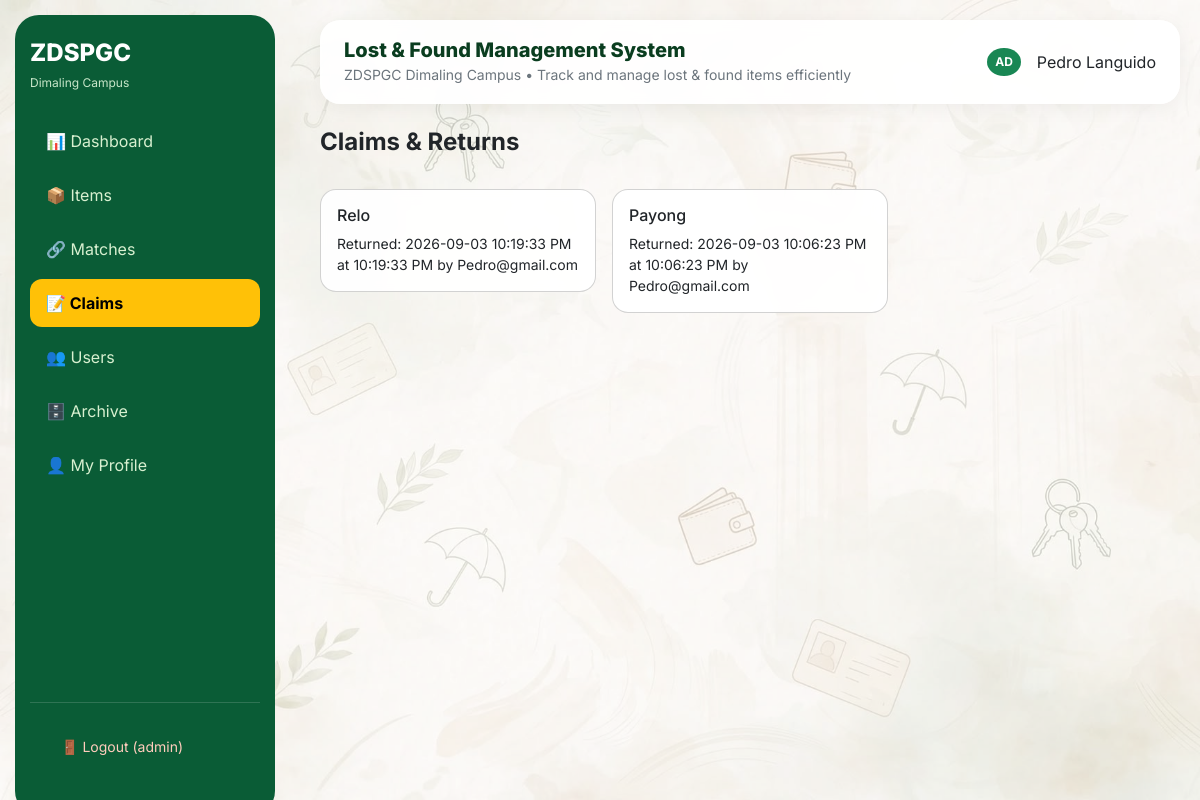
The page /claims (signed in) on the database its author committed.
### tables this page shows
CREATE TABLE items (id INTEGER PRIMARY KEY, name TEXT, category TEXT, description TEXT, location TEXT, status TEXT, image TEXT, reported_by TEXT, date_reported TEXT, date_returned TEXT, time_returned TEXT, claimed_by TEXT);

### app.py (the view)
@app.route('/claims')
@login_required
def claims_page():
    db=get_db()
    if is_pg():
        cur=db.cursor(); cur.execute("SELECT * FROM items WHERE status='Returned' ORDER BY date_returned DESC"); items=cur.fetchall()
    else:
        items=db.execute("SELECT * FROM items WHERE status='Returned' ORDER BY date_returned DESC").fetchall(); db.close()
    return render_template('claims.html', items=items)

### app.py (called while the page is built)
def get_db():
    db_url = os.environ.get('DATABASE_URL')
    if HAS_POSTGRES and db_url:
        if not hasattr(g, '_database') or g._database is None:
            url = db_url
            if url.startswith("postgres://"):
                url = url.replace("postgres://", "postgresql://", 1)
            if USE_PSYCOPG3:
                g._database = psycopg.connect(url, row_factory=dict_row)
            else:
                g._database = psycopg2.connect(url, sslmode='require', cursor_factory=RealDictCursor)
            g.db_is_pg = True
        return g._database
    else:
        g.db_is_pg = False
        base_dir = os.path.dirname(os.path.abspath(__file__))
        db_path = os.path.join(base_dir, 'database.db')
        conn = sqlite3.connect(db_path)
        conn.row_factory = sqlite3.Row
        return conn

def is_pg():
    return getattr(g, 'db_is_pg', False)

@app.teardown_appcontext
def close_connection(exception):
    db = getattr(g, '_database', None)
    if db is not None:
        try:
            db.close()
        except:
            pass

def login_required(f):
    @wraps(f)
    def dec(*a,**kw):
        if 'user_id' not in session:
            return redirect('/login')
        return f(*a,**kw)
    return dec

### templates/claims.html
{% extends 'base.html' %}{% block content %}
<h4 class="fw-bold">Claims & Returns</h4>
<div class="row g-3 mt-3">{% for item in items %}<div class="col-md-4"><div class="card rounded-4 p-3"><h6>{{item.name}}</h6><small>Returned: {{item.date_returned}} at {{item.time_returned}} by {{item.claimed_by}}</small></div></div>{% endfor %}</div>
{% endblock %}

### static/css/style.css (style rules this page uses)
body { font-family:'Inter',sans-serif;background:#f6f7f4;margin:0; }
:root { --green:#0A5C36;--gold:#FFC107;--light:#f9f6e8; }

### rows shown on the page
items: name "Relo", date_returned "2026-09-03 10:19:33 PM", time_returned "10:19:33 PM", claimed_by "Pedro@gmail.com"
items: name "Payong", date_returned "2026-09-03 10:06:23 PM", time_returned "10:06:23 PM", claimed_by "Pedro@gmail.com"

### other values the page prints
{{ session.role }} "admin"
{{ session.name }} "Pedro Languido"
